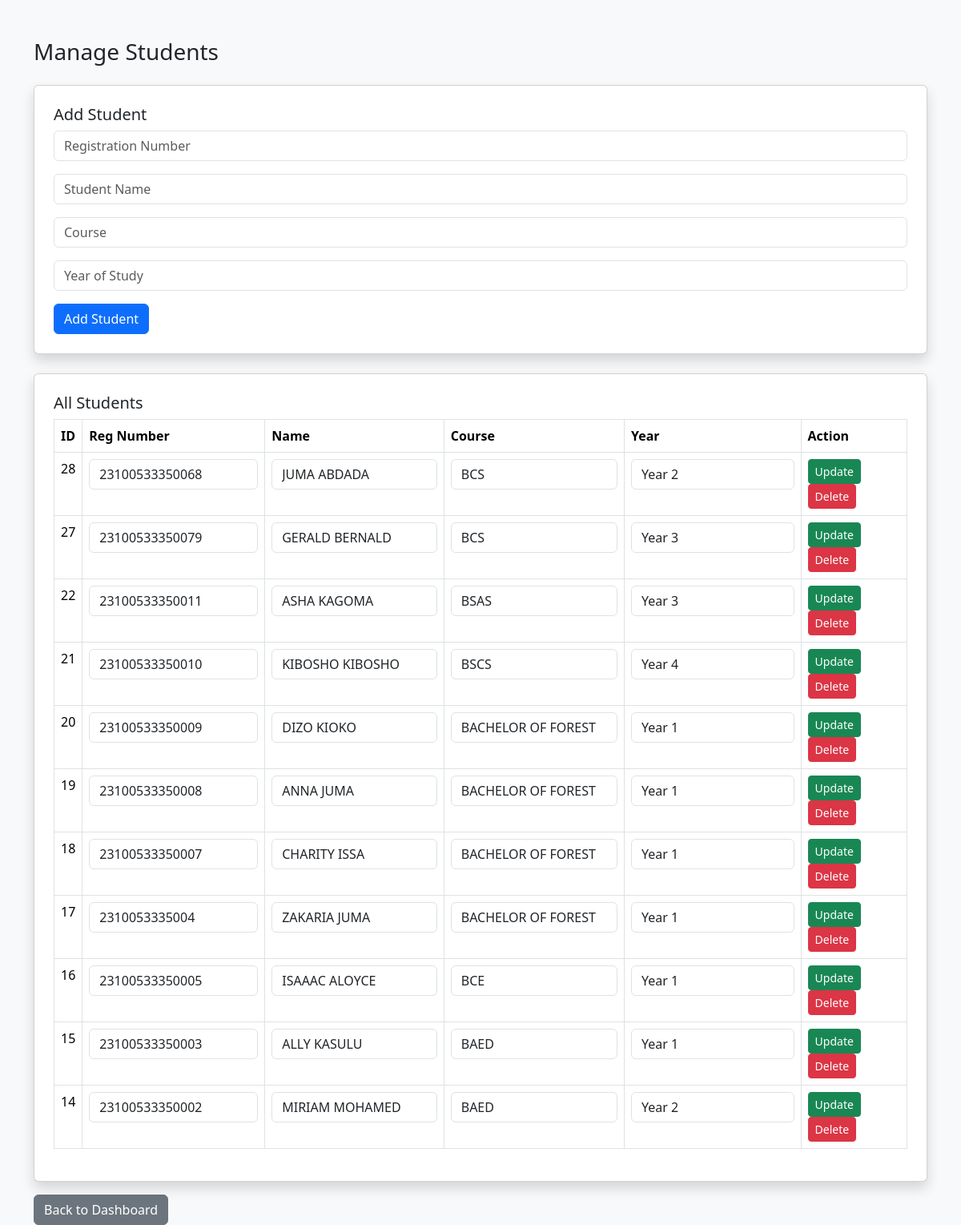
The app's page /admin/student_crud.php (signed in) with its own data.
### tables this page shows
CREATE TABLE `students` (
  `id` int(11) NOT NULL,
  `reg_number` varchar(50) DEFAULT NULL,
  `full_name` varchar(100) DEFAULT NULL,
  `course` varchar(100) DEFAULT NULL,
  `year_of_study` varchar(20) DEFAULT NULL,
  `created_at` datetime DEFAULT current_timestamp()
);

### admin/student_crud.php (the view, shortened to what this page needs)
<?php
include("../config/database.php");
?>
<!DOCTYPE html>
<html>
<head>
<link href="https://cdn.jsdelivr.net/npm/bootstrap@5.3.2/dist/css/bootstrap.min.css" rel="stylesheet">
</head>
<body class="bg-light">
<div class="container mt-5">
<h3 class="mb-4">Manage Students</h3>
<div class="card p-4 mb-4 shadow">
<h5>Add Student</h5>
<form method="POST">
    <div class="mb-3">
        <input type="text" name="reg_number" class="form-control" placeholder="Registration Number" required>
    </div>
    <div class="mb-3">
        <input type="text" name="full_name" class="form-control" placeholder="Student Name" required>
    </div>
    <div class="mb-3">
        <input type="text" name="course" class="form-control" placeholder="Course" required>
    </div>
    <div class="mb-3">
        <input type="text" name="year_of_study" class="form-control" placeholder="Year of Study" required>
    </div>
    <button type="submit" name="add_student" class="btn btn-primary">Add Student</button>
</form>
</div>
<div class="card p-4 shadow">
<h5>All Students</h5>
<table class="table table-bordered">
<tr>
    <th>ID</th>
    <th>Reg Number</th>
    <th>Name</th>
    <th>Course</th>
    <th>Year</th>
    <th>Action</th>
</tr>
<?php
$result = $conn->query("SELECT * FROM students ORDER BY id DESC");
while($row = $result->fetch_assoc()){
?>
<tr>
<form method="POST">
    <td><?php echo $row['id']; ?></td>
    <td>
        <input type="text" name="reg_number" value="<?php echo $row['reg_number']; ?>" class="form-control">
    </td>
    <td>
        <input type="text" name="full_name" value="<?php echo $row['full_name']; ?>" class="form-control">
    </td>
    <td>
        <input type="text" name="course" value="<?php echo $row['course']; ?>" class="form-control">
    </td>
    <td>
        <input type="text" name="year_of_study" value="<?php echo $row['year_of_study']; ?>" class="form-control">
    </td>
    <td>
        <button type="submit" name="update_student" class="btn btn-success btn-sm">Update</button>
        <a href="student_crud.php?delete=<?php echo $row['id']; ?>"
           class="btn btn-danger btn-sm"
           onclick="return confirm('Delete this student?')">Delete</a>
    </td>
</form>
</tr>
<?php } ?>
</table>
</div>
<a href="../lecturer/dashboard.php" class="btn btn-secondary mt-3">Back to Dashboard</a>
</div>
</body>
</html>

### records on screen
students: id "28", reg_number "23100533350068", full_name "JUMA ABDADA", course "BCS", year_of_study "Year 2"
students: id "27", reg_number "23100533350079", full_name "GERALD BERNALD", course "BCS", year_of_study "Year 3"
students: id "22", reg_number "23100533350011", full_name "ASHA KAGOMA", course "BSAS", year_of_study "Year 3"
students: id "21", reg_number "23100533350010", full_name "KIBOSHO KIBOSHO", course "BSCS", year_of_study "Year 4"
students: id "20", reg_number "23100533350009", full_name "DIZO KIOKO", course "BACHELOR OF FOREST", year_of_study "Year 1"
students: id "19", reg_number "23100533350008", full_name "ANNA JUMA", course "BACHELOR OF FOREST", year_of_study "Year 1"
students: id "18", reg_number "23100533350007", full_name "CHARITY ISSA", course "BACHELOR OF FOREST", year_of_study "Year 1"
students: id "17", reg_number "2310053335004", full_name "ZAKARIA JUMA", course "BACHELOR OF FOREST", year_of_study "Year 1"
students: id "16", reg_number "23100533350005", full_name "ISAAAC ALOYCE", course "BCE", year_of_study "Year 1"
students: id "15", reg_number "23100533350003", full_name "ALLY KASULU", course "BAED", year_of_study "Year 1"
students: id "14", reg_number "23100533350002", full_name "MIRIAM MOHAMED", course "BAED", year_of_study "Year 2"
